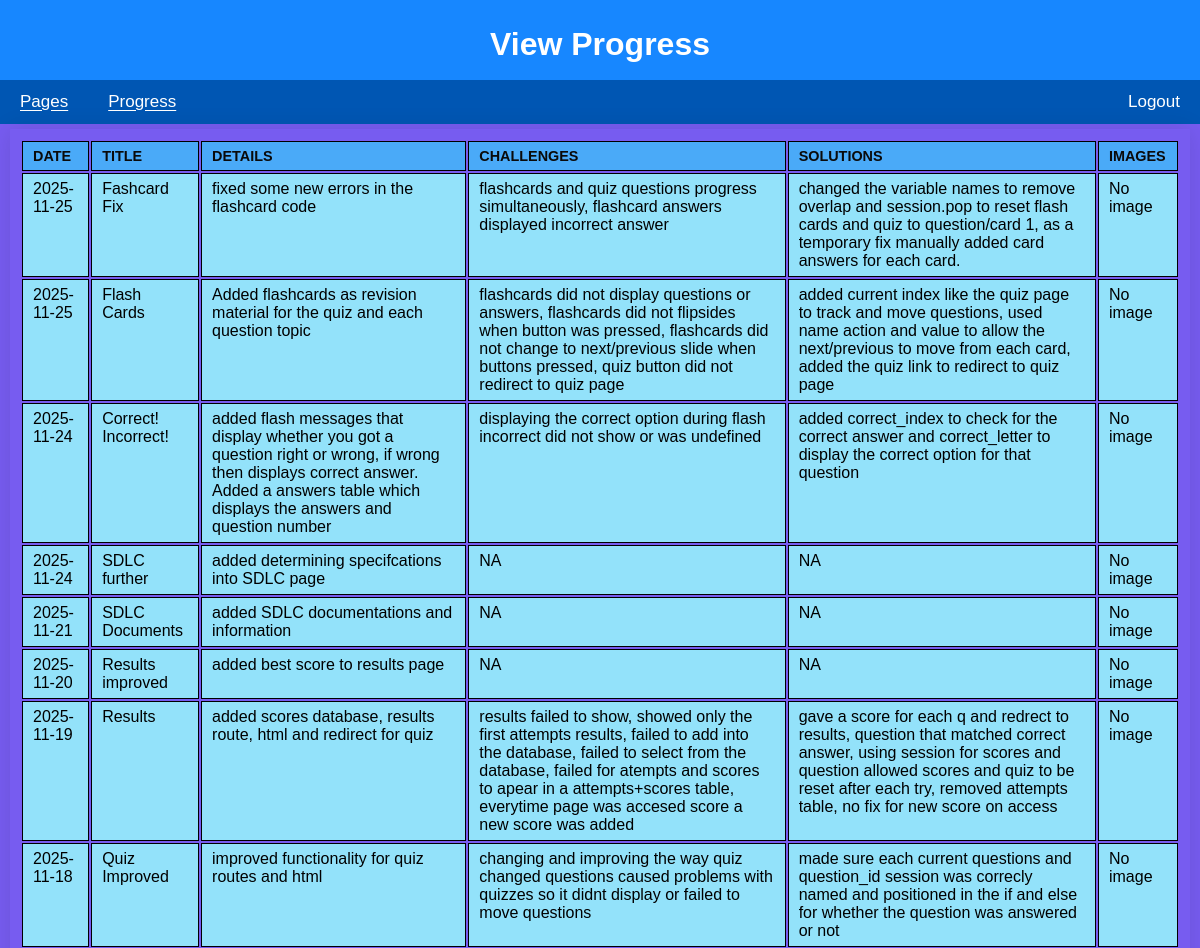
The page /view_progress (signed in, upper part) on the database as committed earlier.
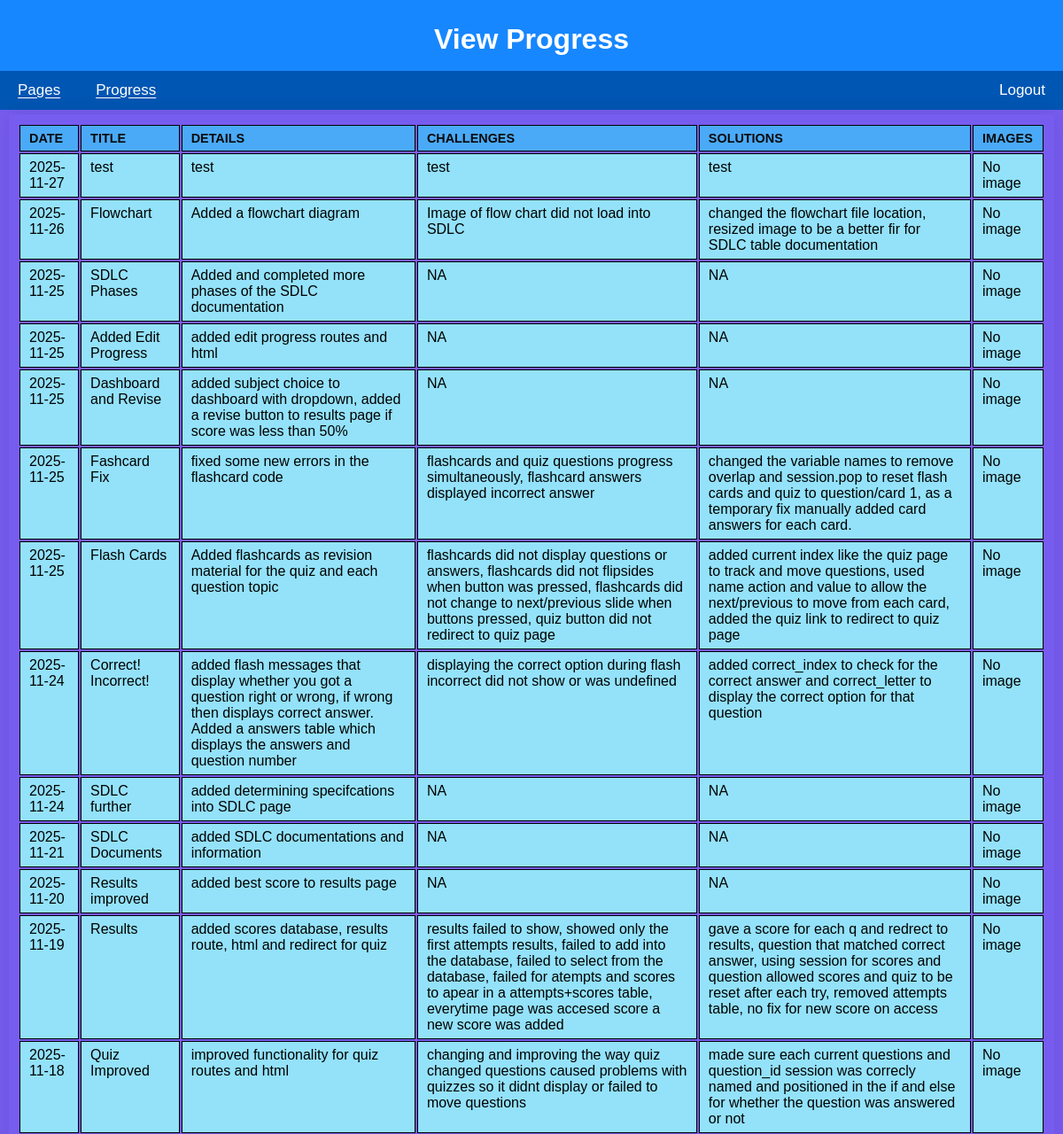
The same page on the database as committed later.
### tables this page shows
CREATE TABLE progresslogs (
    id INTEGER PRIMARY KEY AUTOINCREMENT,
    user_id INTEGER NOT NULL,
    date TEXT NOT NULL,
    title TEXT NOT NULL UNIQUE,
    details TEXT NOT NULL,
    image_path TEXT,
    challenges TEXT NOT NULL,
    solutions TEXT NOT NULL
);

### app.py (the view)
@app.route('/view_progress', methods=['GET', 'POST'])
@login_required
def view_progress():
    try:
        with get_db_connection() as conn:
            cursor = conn.cursor()
            cursor.execute(
                """SELECT id, date, title, details, image_path, challenges, solutions
                   FROM ProgressLogs
                   WHERE user_id = ?
                   ORDER BY date DESC, id DESC""",  # Newer entries first
                (current_user.id,)
            )
            posts = cursor.fetchall()
        return render_template('viewProgress.html', posts=posts, username=current_user.username)
    except Exception as e:
        flash('Error loading your progress logs.', 'error')
        print(f"Error loading progress: {e}")

### app.py (called while the page is built)
@login_manager.user_loader
def load_user(user_id):
    try:
        with get_db_connection() as conn:
            cursor = conn.cursor()
            cursor.execute(
                'SELECT id, username FROM users WHERE id = ?',
                (user_id,)
            )
            user = cursor.fetchone()  # get the first record from query result
        if user:
            return User(id=user['id'], username=user['username'])
        return None
    except Exception as e:
        print(f"Error loading user {user_id}: {e}")  # Replace with proper logging later
        return None

@contextmanager
def get_db_connection():
    conn = sqlite3.connect('database.db')
    conn.row_factory = sqlite3.Row  # Allows accessing columns by name
    try:
        yield conn  # keep connection open while actively accessing db
    finally:  # when finished
        conn.close()

### templates/viewProgress.html (shortened to what this page needs)
{% extends 'base.html' %}
{% block heading %}View Progress{% endblock %}
{% block content %}
    {% if posts %}
        <table>
            <tr>
                <th>Date</th>
                <th>Title</th>
                <th>Details</th>
                <th>challenges</th>
                <th>Solutions</th>
                <th>Images</th>
            </tr>
        {% for post in posts %}
            <tr>
                <td>{{ post.date }}</td>
                <td>{{ post.title }}</td>
                <td>{{ post.details }}</td>
                <td>{{ post.challenges }}</td>
                <td>{{ post.solutions }}</td>
                <td>
                    {% if post.image_path %}
                        <img src="{{ url_for('static', filename=post.image_path) }}"
                            alt="Progress Image"
                            width="150">
                    {% else %}
                        No image
                    {% endif %}
                </td>
            </tr>
        {% endfor %}
        </table>
    {% else %}
        <p>No progress entries found.</p>
    {% endif %}
{% endblock %}

Rows that differ between the two databases and show on the page:
added progresslogs: date "2025-11-27", title "test", details "test", challenges "test", solutions "test"
added progresslogs: date "2025-11-26", title "Flowchart", details "Added a flowchart diagram", challenges "Image of flow chart did not load into SDLC", solutions "changed the flowchart file location, resized image to be a better fir for SDLC table documentation"
added progresslogs: date "2025-11-25", title "SDLC Phases", details "Added and completed more phases of the SDLC documentation", challenges "NA", solutions "NA"
added progresslogs: date "2025-11-25", title "Added Edit Progress", details "added edit progress routes and html", challenges "NA", solutions "NA"
added progresslogs: date "2025-11-25", title "Dashboard and Revise", details "added subject choice to dashboard with dropdown, added a revise button to results page if score was less than 50%", challenges "NA", solutions "NA"
